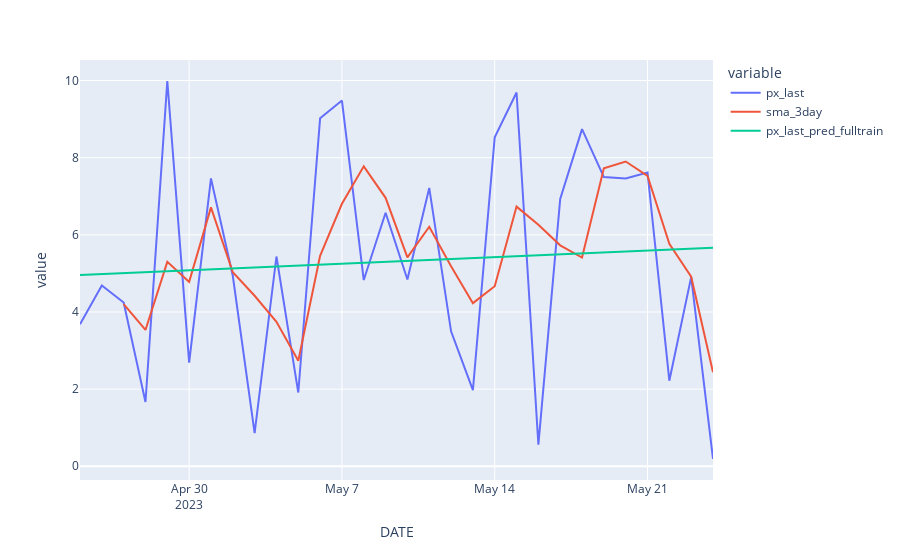

This figure's notebook cell:
### Code cell
# This example uses scikit-learn (also called: sklearn) to perform a simple linear
# regression. This pattern of fitting a model, and then predicting, unlocks a lot of other tools
# You'll see xgboost uses the same flow. 
# This model uses the entire date range, with no train/test split. 

from sklearn.linear_model import LinearRegression

linear_model_full = LinearRegression()
X = df_withavgs[['date_ordinal']]
y = df_withavgs['px_last']

linear_model_full.fit(X, y)
df_withavgs["px_last_pred_fulltrain"] = linear_model_full.predict(X)

df_withavgs["sma_3day"] = df_withavgs["px_last"].rolling(3).mean()
px.line(df_withavgs, x="DATE", y=["px_last", "sma_3day", "px_last_pred_fulltrain"])

### Figure 1 — Plotly figure (JSON) as saved in the notebook; plotly's stock layout.template omitted (floating-point values rounded to 4 significant figures)
{"data": [{"hovertemplate": "variable=px_last<br>DATE=%{x}<br>value=%{y}<extra></extra>", "legendgroup": "px_last", "line": {"color": "#636efa", "dash": "solid"}, "marker": {"symbol": "circle"}, "mode": "lines", "name": "px_last", "orientation": "v", "showlegend": true, "type": "scatter", "x": ["2023-04-25T00:00:00", "2023-04-26T00:00:00", "2023-04-27T00:00:00", "2023-04-28T00:00:00", "2023-04-29T00:00:00", "2023-04-30T00:00:00", "2023-05-01T00:00:00", "2023-05-02T00:00:00", "2023-05-03T00:00:00", "2023-05-04T00:00:00", "2023-05-05T00:00:00", "2023-05-06T00:00:00", "2023-05-07T00:00:00", "2023-05-08T00:00:00", "2023-05-09T00:00:00", "2023-05-10T00:00:00", "2023-05-11T00:00:00", "2023-05-12T00:00:00", "2023-05-13T00:00:00", "2023-05-14T00:00:00", "2023-05-15T00:00:00", "2023-05-16T00:00:00", "2023-05-17T00:00:00", "2023-05-18T00:00:00", "2023-05-19T00:00:00", "2023-05-20T00:00:00", "2023-05-21T00:00:00", "2023-05-22T00:00:00", "2023-05-23T00:00:00", "2023-05-24T00:00:00"], "xaxis": "x", "y": [3.679, 4.688, 4.246, 1.666, 9.988, 2.686, 7.462, 4.938, 0.8603, 5.438, 1.911, 9.02, 9.48, 4.827, 6.571, 4.841, 7.215, 3.498, 1.972, 8.53, 9.692, 0.5587, 6.933, 8.74, 7.498, 7.463, 7.618, 2.218, 4.902, 0.188], "yaxis": "y"}, {"hovertemplate": "variable=sma_3day<br>DATE=%{x}<br>value=%{y}<extra></extra>", "legendgroup": "sma_3day", "line": {"color": "#EF553B", "dash": "solid"}, "marker": {"symbol": "circle"}, "mode": "lines", "name": "sma_3day", "orientation": "v", "showlegend": true, "type": "scatter", "x": ["2023-04-25T00:00:00", "2023-04-26T00:00:00", "2023-04-27T00:00:00", "2023-04-28T00:00:00", "2023-04-29T00:00:00", "2023-04-30T00:00:00", "2023-05-01T00:00:00", "2023-05-02T00:00:00", "2023-05-03T00:00:00", "2023-05-04T00:00:00", "2023-05-05T00:00:00", "2023-05-06T00:00:00", "2023-05-07T00:00:00", "2023-05-08T00:00:00", "2023-05-09T00:00:00", "2023-05-10T00:00:00", "2023-05-11T00:00:00", "2023-05-12T00:00:00", "2023-05-13T00:00:00", "2023-05-14T00:00:00", "2023-05-15T00:00:00", "2023-05-16T00:00:00", "2023-05-17T00:00:00", "2023-05-18T00:00:00", "2023-05-19T00:00:00", "2023-05-20T00:00:00", "2023-05-21T00:00:00", "2023-05-22T00:00:00", "2023-05-23T00:00:00", "2023-05-24T00:00:00"], "xaxis": "x", "y": [null, null, 4.204, 3.533, 5.3, 4.78, 6.712, 5.029, 4.42, 3.746, 2.737, 5.456, 6.804, 7.776, 6.96, 5.413, 6.209, 5.185, 4.228, 4.667, 6.731, 6.26, 5.728, 5.411, 7.724, 7.9, 7.526, 5.766, 4.913, 2.436], "yaxis": "y"}, {"hovertemplate": "variable=px_last_pred_fulltrain<br>DATE=%{x}<br>value=%{y}<extra></extra>", "legendgroup": "px_last_pred_fulltrain", "line": {"color": "#00cc96", "dash": "solid"}, "marker": {"symbol": "circle"}, "mode": "lines", "name": "px_last_pred_fulltrain", "orientation": "v", "showlegend": true, "type": "scatter", "x": ["2023-04-25T00:00:00", "2023-04-26T00:00:00", "2023-04-27T00:00:00", "2023-04-28T00:00:00", "2023-04-29T00:00:00", "2023-04-30T00:00:00", "2023-05-01T00:00:00", "2023-05-02T00:00:00", "2023-05-03T00:00:00", "2023-05-04T00:00:00", "2023-05-05T00:00:00", "2023-05-06T00:00:00", "2023-05-07T00:00:00", "2023-05-08T00:00:00", "2023-05-09T00:00:00", "2023-05-10T00:00:00", "2023-05-11T00:00:00", "2023-05-12T00:00:00", "2023-05-13T00:00:00", "2023-05-14T00:00:00", "2023-05-15T00:00:00", "2023-05-16T00:00:00", "2023-05-17T00:00:00", "2023-05-18T00:00:00", "2023-05-19T00:00:00", "2023-05-20T00:00:00", "2023-05-21T00:00:00", "2023-05-22T00:00:00", "2023-05-23T00:00:00", "2023-05-24T00:00:00"], "xaxis": "x", "y": [4.958, 4.982, 5.007, 5.031, 5.055, 5.08, 5.104, 5.128, 5.153, 5.177, 5.201, 5.226, 5.25, 5.274, 5.299, 5.323, 5.347, 5.372, 5.396, 5.421, 5.445, 5.469, 5.494, 5.518, 5.542, 5.567, 5.591, 5.615, 5.64, 5.664], "yaxis": "y"}], "layout": {"legend": {"title": {"text": "variable"}, "tracegroupgap": 0}, "margin": {"t": 60}, "xaxis": {"anchor": "y", "domain": [0, 1], "title": {"text": "DATE"}}, "yaxis": {"anchor": "x", "domain": [0, 1], "title": {"text": "value"}}}}
